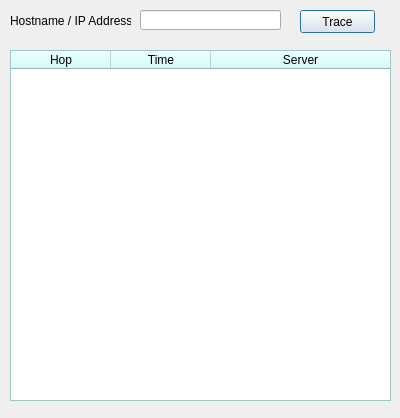
<?xml version="1.0" encoding="UTF-8"?>
<ui version="4.0">
 <class>tracerouteMainWindow</class>
 <widget class="QWidget" name="tracerouteMainWindow">
  <property name="geometry">
   <rect>
    <x>0</x>
    <y>0</y>
    <width>400</width>
    <height>418</height>
   </rect>
  </property>
  <property name="minimumSize">
   <size>
    <width>400</width>
    <height>418</height>
   </size>
  </property>
  <property name="maximumSize">
   <size>
    <width>400</width>
    <height>418</height>
   </size>
  </property>
  <property name="windowTitle">
   <string>Traceroute - Nuts and Bolts</string>
  </property>
  <widget class="QLabel" name="hostLabel">
   <property name="geometry">
    <rect>
     <x>10</x>
     <y>10</y>
     <width>121</width>
     <height>21</height>
    </rect>
   </property>
   <property name="text">
    <string>Hostname / IP Address :</string>
   </property>
   <property name="buddy">
    <cstring>lineEdit</cstring>
   </property>
  </widget>
  <widget class="QLineEdit" name="lineEdit">
   <property name="geometry">
    <rect>
     <x>140</x>
     <y>10</y>
     <width>141</width>
     <height>20</height>
    </rect>
   </property>
  </widget>
  <widget class="QPushButton" name="pushButton">
   <property name="geometry">
    <rect>
     <x>300</x>
     <y>10</y>
     <width>75</width>
     <height>23</height>
    </rect>
   </property>
   <property name="text">
    <string>Trace</string>
   </property>
   <property name="autoDefault">
    <bool>true</bool>
   </property>
   <property name="default">
    <bool>true</bool>
   </property>
   <property name="flat">
    <bool>false</bool>
   </property>
  </widget>
  <widget class="QTableWidget" name="tableWidget">
   <property name="geometry">
    <rect>
     <x>10</x>
     <y>50</y>
     <width>381</width>
     <height>351</height>
    </rect>
   </property>
   <property name="minimumSize">
    <size>
     <width>381</width>
     <height>351</height>
    </size>
   </property>
   <property name="maximumSize">
    <size>
     <width>381</width>
     <height>351</height>
    </size>
   </property>
   <property name="palette">
    <palette>
     <active>
      <colorrole role="WindowText">
       <brush brushstyle="SolidPattern">
        <color alpha="255">
         <red>0</red>
         <green>0</green>
         <blue>0</blue>
        </color>
       </brush>
      </colorrole>
      <colorrole role="Button">
       <brush brushstyle="SolidPattern">
        <color alpha="255">
         <red>207</red>
         <green>255</green>
         <blue>255</blue>
        </color>
       </brush>
      </colorrole>
      <colorrole role="Light">
       <brush brushstyle="SolidPattern">
        <color alpha="255">
         <red>255</red>
         <green>255</green>
         <blue>255</blue>
        </color>
       </brush>
      </colorrole>
      <colorrole role="Midlight">
       <brush brushstyle="SolidPattern">
        <color alpha="255">
         <red>231</red>
         <green>255</green>
         <blue>255</blue>
        </color>
       </brush>
      </colorrole>
      <colorrole role="Dark">
       <brush brushstyle="SolidPattern">
        <color alpha="255">
         <red>103</red>
         <green>127</green>
         <blue>127</blue>
        </color>
       </brush>
      </colorrole>
      <colorrole role="Mid">
       <brush brushstyle="SolidPattern">
        <color alpha="255">
         <red>138</red>
         <green>170</green>
         <blue>170</blue>
        </color>
       </brush>
      </colorrole>
      <colorrole role="Text">
       <brush brushstyle="SolidPattern">
        <color alpha="255">
         <red>0</red>
         <green>0</green>
         <blue>0</blue>
        </color>
       </brush>
      </colorrole>
      <colorrole role="BrightText">
       <brush brushstyle="SolidPattern">
        <color alpha="255">
         <red>255</red>
         <green>255</green>
         <blue>255</blue>
        </color>
       </brush>
      </colorrole>
      <colorrole role="ButtonText">
       <brush brushstyle="SolidPattern">
        <color alpha="255">
         <red>0</red>
         <green>0</green>
         <blue>0</blue>
        </color>
       </brush>
      </colorrole>
      <colorrole role="Base">
       <brush brushstyle="SolidPattern">
        <color alpha="255">
         <red>255</red>
         <green>255</green>
         <blue>255</blue>
        </color>
       </brush>
      </colorrole>
      <colorrole role="Window">
       <brush brushstyle="SolidPattern">
        <color alpha="255">
         <red>207</red>
         <green>255</green>
         <blue>255</blue>
        </color>
       </brush>
      </colorrole>
      <colorrole role="Shadow">
       <brush brushstyle="SolidPattern">
        <color alpha="255">
         <red>0</red>
         <green>0</green>
         <blue>0</blue>
        </color>
       </brush>
      </colorrole>
      <colorrole role="AlternateBase">
       <brush brushstyle="SolidPattern">
        <color alpha="255">
         <red>231</red>
         <green>255</green>
         <blue>255</blue>
        </color>
       </brush>
      </colorrole>
      <colorrole role="ToolTipBase">
       <brush brushstyle="SolidPattern">
        <color alpha="255">
         <red>255</red>
         <green>255</green>
         <blue>220</blue>
        </color>
       </brush>
      </colorrole>
      <colorrole role="ToolTipText">
       <brush brushstyle="SolidPattern">
        <color alpha="255">
         <red>0</red>
         <green>0</green>
         <blue>0</blue>
        </color>
       </brush>
      </colorrole>
     </active>
     <inactive>
      <colorrole role="WindowText">
       <brush brushstyle="SolidPattern">
        <color alpha="255">
         <red>0</red>
         <green>0</green>
         <blue>0</blue>
        </color>
       </brush>
      </colorrole>
      <colorrole role="Button">
       <brush brushstyle="SolidPattern">
        <color alpha="255">
         <red>207</red>
         <green>255</green>
         <blue>255</blue>
        </color>
       </brush>
      </colorrole>
      <colorrole role="Light">
       <brush brushstyle="SolidPattern">
        <color alpha="255">
         <red>255</red>
         <green>255</green>
         <blue>255</blue>
        </color>
       </brush>
      </colorrole>
      <colorrole role="Midlight">
       <brush brushstyle="SolidPattern">
        <color alpha="255">
         <red>231</red>
         <green>255</green>
         <blue>255</blue>
        </color>
       </brush>
      </colorrole>
      <colorrole role="Dark">
       <brush brushstyle="SolidPattern">
        <color alpha="255">
         <red>103</red>
         <green>127</green>
         <blue>127</blue>
        </color>
       </brush>
      </colorrole>
      <colorrole role="Mid">
       <brush brushstyle="SolidPattern">
        <color alpha="255">
         <red>138</red>
         <green>170</green>
         <blue>170</blue>
        </color>
       </brush>
      </colorrole>
      <colorrole role="Text">
       <brush brushstyle="SolidPattern">
        <color alpha="255">
         <red>0</red>
         <green>0</green>
         <blue>0</blue>
        </color>
       </brush>
      </colorrole>
      <colorrole role="BrightText">
       <brush brushstyle="SolidPattern">
        <color alpha="255">
         <red>255</red>
         <green>255</green>
         <blue>255</blue>
        </color>
       </brush>
      </colorrole>
      <colorrole role="ButtonText">
       <brush brushstyle="SolidPattern">
        <color alpha="255">
         <red>0</red>
         <green>0</green>
         <blue>0</blue>
        </color>
       </brush>
      </colorrole>
      <colorrole role="Base">
       <brush brushstyle="SolidPattern">
        <color alpha="255">
         <red>255</red>
         <green>255</green>
         <blue>255</blue>
        </color>
       </brush>
      </colorrole>
      <colorrole role="Window">
       <brush brushstyle="SolidPattern">
        <color alpha="255">
         <red>207</red>
         <green>255</green>
         <blue>255</blue>
        </color>
       </brush>
      </colorrole>
      <colorrole role="Shadow">
       <brush brushstyle="SolidPattern">
        <color alpha="255">
         <red>0</red>
         <green>0</green>
         <blue>0</blue>
        </color>
       </brush>
      </colorrole>
      <colorrole role="AlternateBase">
       <brush brushstyle="SolidPattern">
        <color alpha="255">
         <red>231</red>
         <green>255</green>
         <blue>255</blue>
        </color>
       </brush>
      </colorrole>
      <colorrole role="ToolTipBase">
       <brush brushstyle="SolidPattern">
        <color alpha="255">
         <red>255</red>
         <green>255</green>
         <blue>220</blue>
        </color>
       </brush>
      </colorrole>
      <colorrole role="ToolTipText">
       <brush brushstyle="SolidPattern">
        <color alpha="255">
         <red>0</red>
         <green>0</green>
         <blue>0</blue>
        </color>
       </brush>
      </colorrole>
     </inactive>
     <disabled>
      <colorrole role="WindowText">
       <brush brushstyle="SolidPattern">
        <color alpha="255">
         <red>103</red>
         <green>127</green>
         <blue>127</blue>
        </color>
       </brush>
      </colorrole>
      <colorrole role="Button">
       <brush brushstyle="SolidPattern">
        <color alpha="255">
         <red>207</red>
         <green>255</green>
         <blue>255</blue>
        </color>
       </brush>
      </colorrole>
      <colorrole role="Light">
       <brush brushstyle="SolidPattern">
        <color alpha="255">
         <red>255</red>
         <green>255</green>
         <blue>255</blue>
        </color>
       </brush>
      </colorrole>
      <colorrole role="Midlight">
       <brush brushstyle="SolidPattern">
        <color alpha="255">
         <red>231</red>
         <green>255</green>
         <blue>255</blue>
        </color>
       </brush>
      </colorrole>
      <colorrole role="Dark">
       <brush brushstyle="SolidPattern">
        <color alpha="255">
         <red>103</red>
         <green>127</green>
         <blue>127</blue>
        </color>
       </brush>
      </colorrole>
      <colorrole role="Mid">
       <brush brushstyle="SolidPattern">
        <color alpha="255">
         <red>138</red>
         <green>170</green>
         <blue>170</blue>
        </color>
       </brush>
      </colorrole>
      <colorrole role="Text">
       <brush brushstyle="SolidPattern">
        <color alpha="255">
         <red>103</red>
         <green>127</green>
         <blue>127</blue>
        </color>
       </brush>
      </colorrole>
      <colorrole role="BrightText">
       <brush brushstyle="SolidPattern">
        <color alpha="255">
         <red>255</red>
         <green>255</green>
         <blue>255</blue>
        </color>
       </brush>
      </colorrole>
      <colorrole role="ButtonText">
       <brush brushstyle="SolidPattern">
        <color alpha="255">
         <red>103</red>
         <green>127</green>
         <blue>127</blue>
        </color>
       </brush>
      </colorrole>
      <colorrole role="Base">
       <brush brushstyle="SolidPattern">
        <color alpha="255">
         <red>207</red>
         <green>255</green>
         <blue>255</blue>
        </color>
       </brush>
      </colorrole>
      <colorrole role="Window">
       <brush brushstyle="SolidPattern">
        <color alpha="255">
         <red>207</red>
         <green>255</green>
         <blue>255</blue>
        </color>
       </brush>
      </colorrole>
      <colorrole role="Shadow">
       <brush brushstyle="SolidPattern">
        <color alpha="255">
         <red>0</red>
         <green>0</green>
         <blue>0</blue>
        </color>
       </brush>
      </colorrole>
      <colorrole role="AlternateBase">
       <brush brushstyle="SolidPattern">
        <color alpha="255">
         <red>207</red>
         <green>255</green>
         <blue>255</blue>
        </color>
       </brush>
      </colorrole>
      <colorrole role="ToolTipBase">
       <brush brushstyle="SolidPattern">
        <color alpha="255">
         <red>255</red>
         <green>255</green>
         <blue>220</blue>
        </color>
       </brush>
      </colorrole>
      <colorrole role="ToolTipText">
       <brush brushstyle="SolidPattern">
        <color alpha="255">
         <red>0</red>
         <green>0</green>
         <blue>0</blue>
        </color>
       </brush>
      </colorrole>
     </disabled>
    </palette>
   </property>
   <property name="autoFillBackground">
    <bool>false</bool>
   </property>
   <property name="editTriggers">
    <set>QAbstractItemView::NoEditTriggers</set>
   </property>
   <property name="tabKeyNavigation">
    <bool>false</bool>
   </property>
   <property name="showDropIndicator" stdset="0">
    <bool>false</bool>
   </property>
   <property name="dragDropOverwriteMode">
    <bool>false</bool>
   </property>
   <property name="alternatingRowColors">
    <bool>true</bool>
   </property>
   <property name="selectionMode">
    <enum>QAbstractItemView::NoSelection</enum>
   </property>
   <property name="selectionBehavior">
    <enum>QAbstractItemView::SelectRows</enum>
   </property>
   <property name="rowCount">
    <number>0</number>
   </property>
   <attribute name="horizontalHeaderShowSortIndicator" stdset="0">
    <bool>false</bool>
   </attribute>
   <attribute name="horizontalHeaderStretchLastSection">
    <bool>true</bool>
   </attribute>
   <attribute name="verticalHeaderVisible">
    <bool>false</bool>
   </attribute>
   <attribute name="verticalHeaderHighlightSections">
    <bool>false</bool>
   </attribute>
   <column>
    <property name="text">
     <string>Hop</string>
    </property>
   </column>
   <column>
    <property name="text">
     <string>Time</string>
    </property>
   </column>
   <column>
    <property name="text">
     <string>Server</string>
    </property>
   </column>
  </widget>
 </widget>
 <resources/>
 <connections/>
</ui>
